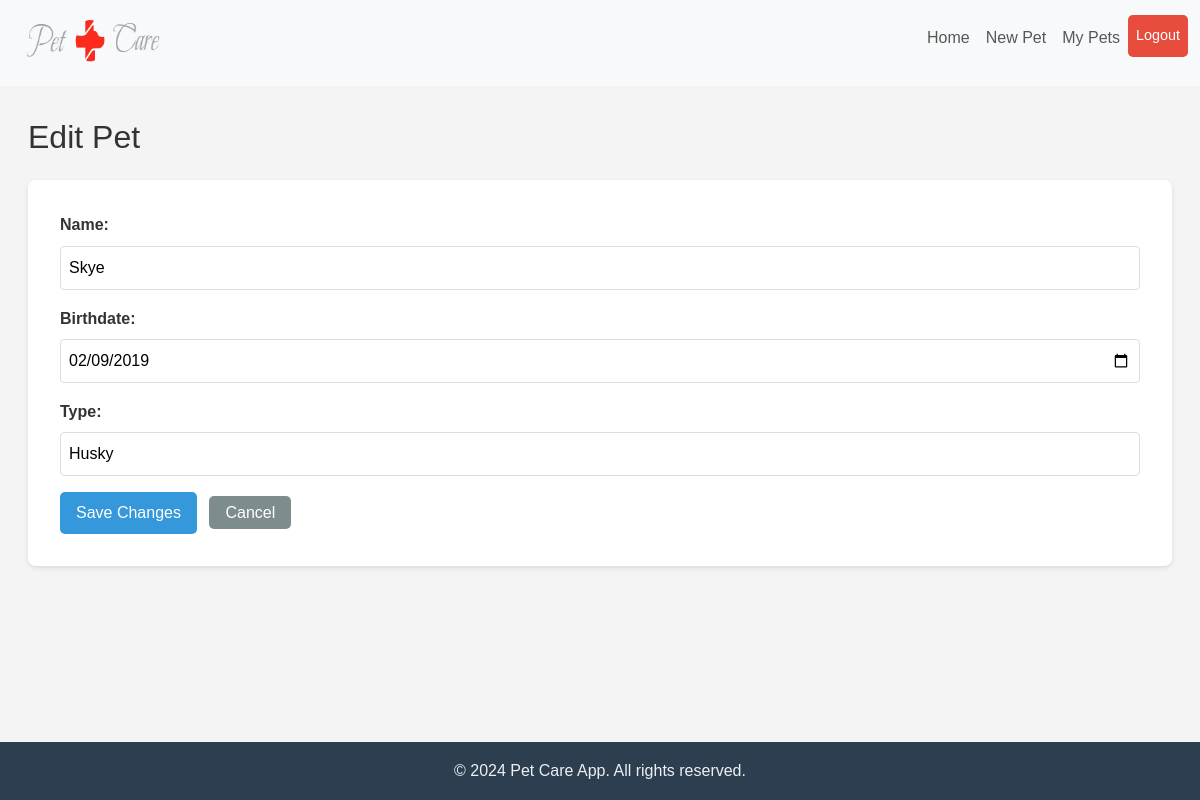
/edit_pet/1 (signed in), run on the app's committed database.
### app.py (models this page shows, shortened)
class Pet(db.Model):
    __tablename__ = 'pets'
    id = db.Column(db.Integer, primary_key=True, autoincrement=True)
    name = db.Column(db.String(100), nullable=False)
    birthdate = db.Column(db.Date, nullable=False)
    breed = db.Column(db.String(50))
    user_id = db.Column(db.Integer, db.ForeignKey('users.id'), nullable=False)

### app.py (the view)
@app.route('/edit_pet/<int:pet_id>', methods=['GET', 'POST'])
@login_required
def edit_pet(pet_id):
    pet = Pet.query.get_or_404(pet_id)
    if request.method == 'POST':
        pet.name = request.form['name']
        pet.birthdate = datetime.strptime(request.form['birthdate'], '%Y-%m-%d').date()
        pet.breed = request.form['breed']
        db.session.commit()
        return redirect(url_for('list_pets'))
    return render_template('edit_pet.html', pet=pet)

### app.py (called while the page is built)
@login_manager.user_loader
def load_user(user_id):
    return User.query.get(int(user_id))

### templates/edit_pet.html (shortened to what this page needs)
<!DOCTYPE html>
<html lang="en">
<head>
    <link href="https://cdn.jsdelivr.net/npm/bootstrap@5.3.0/dist/css/bootstrap.min.css" rel="stylesheet">
    <link rel="stylesheet" href="{{ url_for('static', filename='edit_pet.css') }}">
</head>
<body>
    <header>
        <nav class="navbar navbar-expand-lg navbar-light bg-light">
            <div class="container">
                <a class="navbar-brand" href="{{ url_for('index') }}">
                    <img src="{{ url_for('static', filename='PetCareLogo_transPar.png') }}" alt="Pet Care Logo" width="160" height="60">
                </a>
                <div class="collapse navbar-collapse" id="navbarNav">
                    <ul class="navbar-nav ms-auto">
                        <li class="nav-item">
                            <a class="nav-link" href="{{ url_for('index') }}">Home</a>
                        </li>
                        <li class="nav-item">
                            <a class="nav-link" href="{{ url_for('add_pet') }}">New Pet</a>
                        </li>
                        <li class="nav-item">
                            <a class="nav-link" href="{{ url_for('list_pets') }}">My Pets</a>
                        </li>
                        <li class="nav-item">
                            <a class="nav-link btn btn-danger text-white" href="{{ url_for('logout') }}">Logout</a>
                        </li>
                    </ul>
                </div>
            </div>
        </nav>
    </header>
    <main>
        <section class="container">
            <h2>Edit Pet</h2>
            <form action="{{ url_for('edit_pet', pet_id=pet.id) }}" method="POST">
                <div class="form-group">
                    <label for="name">Name:</label>
                    <input type="text" id="name" name="name" value="{{ pet.name }}" required>
                </div>
                <div class="form-group">
                    <label for="birthdate">Birthdate:</label>
                    <input type="date" id="birthdate" name="birthdate" value="{{ pet.birthdate.strftime('%Y-%m-%d') }}" required>
                </div>
                <div class="form-group">
                    <label for="breed">Type:</label>
                    <input type="text" id="breed" name="breed" value="{{ pet.breed }}" required>
                </div>
                <button type="submit" class="btn-primary">Save Changes</button>
                <a href="{{ url_for('list_pets') }}" class="btn-secondary">Cancel</a>
            </form>
        </section>
    </main>
    <footer>
        <div class="container">
            <p>&copy; 2024 Pet Care App. All rights reserved.</p>
        </div>
    </footer>
</body>
</html>

### static/edit_pet.css (style rules this page uses)
body, h1, h2, h3, p, ul { margin: 0; padding: 0; }
html, body { height: 100%; }
body { font-family: 'Arial', sans-serif; line-height: 1.6; background-color: #f4f4f4; color: #333; display: flex; flex-direction: column; }
main { flex: 1; }
.navbar-nav { text-align: right; }
.navbar-nav .nav-item { display: block; }
.navbar-nav .nav-link { padding: 10px; text-align: center; }
.navbar-nav .nav-link { margin-right: 0; padding-right: 20px; }
.navbar-brand { margin-right: auto; }
main { padding: 2rem 1rem; }
.container { max-width: 1200px; margin: 0 auto; }
h2 { margin-bottom: 1.5rem; font-size: 2rem; }
form { background: #fff; padding: 2rem; border-radius: 8px; box-shadow: 0 2px 5px rgba(0,0,0,0.1); }
.form-group { margin-bottom: 1rem; }
.form-group label { display: block; margin-bottom: 0.5rem; font-weight: bold; }
.form-group input { width: 100%; padding: 0.5rem; border: 1px solid #ddd; border-radius: 4px; }
button.btn-primary { display: inline-block; padding: 0.5rem 1rem; color: #fff; background-color: #3498db; text-decoration: none; border: none; border-radius: 5px; font-size: 1rem; margin-right: 0.5rem; cursor: pointer; transition: background-color 0.3s; }
a.btn-secondary { padding: 0.5rem 1rem; color: #fff; background-color: #7f8c8d; text-decoration: none; border-radius: 5px; font-size: 1rem; transition: background-color 0.3s; }
footer { background: #2c3e50; color: #ecf0f1; text-align: center; padding: 1rem; margin-top: auto; }
footer p { margin: 0; }
.btn-danger { padding: 0.5rem 1rem; color: #fff; background-color: #e74c3c; text-decoration: none; border-radius: 5px; font-size: 0.9rem; transition: background-color 0.3s; }
.navbar-nav .nav-item { margin-bottom: 10px; }

### data on the page
Pet: name "Skye", birthdate "02/09/2019", breed "Husky"
